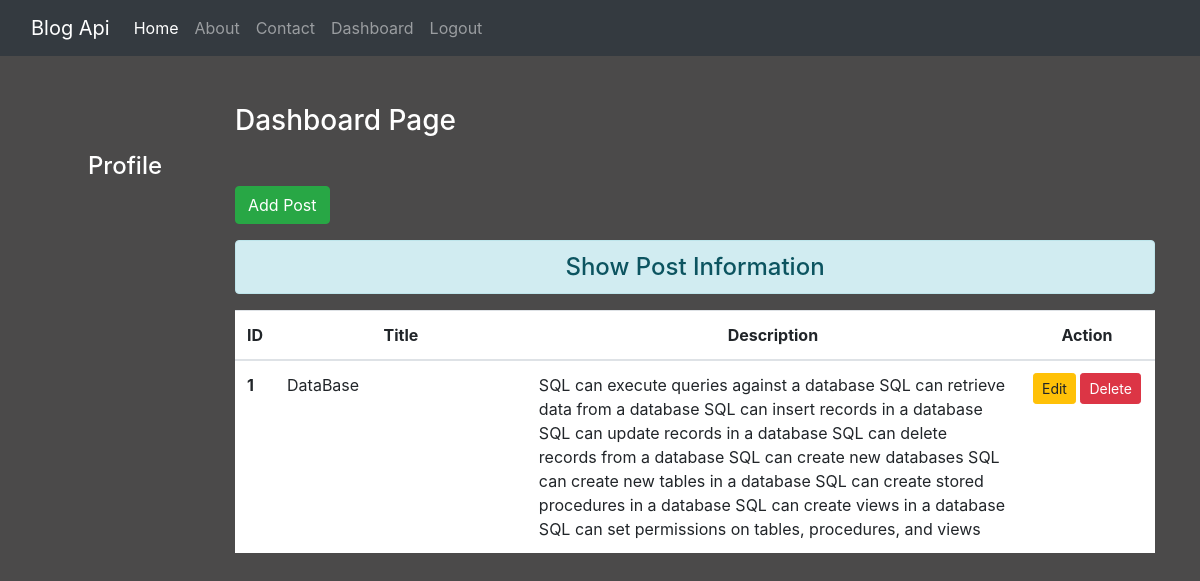
The page /dashboard/ (signed in) on the database its author committed.
### blog/models.py (models this page shows)
class Post(models.Model):
 title = models.CharField(max_length=150)
 desc = models.TextField()

### blog/views.py (the view)
# urls.py: path('dashboard/', views.dashboard, name='dashboard'),
def dashboard(request):
 if request.user.is_authenticated:
  posts = Post.objects.all()
  user = request.user
  full_name = user.get_full_name()
  gps = user.groups.all()
  return render(request, 'blog/dashboard.html', {'posts':posts, 'full_name':full_name, 'groups':gps})
 else:
  return HttpResponseRedirect('/login/')

### blog/templates/blog/dashboard.html (shortened to what this page needs)
{% extends 'blog/base.html' %}
{% load static %}
{% block side %}
<div class="col-sm-2 text-white my-5 text-center">
  <h4 class="my-5">Profile</h4>
</div>
{% endblock side %}
{% block content %}
<div class="col-sm-10">
 <h3 class="text-white my-5">Dashboard Page</h3>
 <a href="{% url 'addpost' %}" class="btn btn-success">Add Post</a>
 <h4 class="text-center alert alert-info mt-3">Show Post Information</h4>
  {% if posts %}
   <table class="table table-hover bg-white">
     <thead>
       <tr class="text-center">
         <th scope="col" style="width:2%">ID</th>
         <th scope="col" style="width:28%">Title</th>
         <th scope="col" style="width:55%">Description</th>
         <th scope="col" style="width:15%">Action</th>
       </tr>
     </thead>
     <tbody>
      {% for post in posts %}
       <tr>
         <th scope="row">{{post.id}}</th>
         <td>{{post.title}}</td>
         <td>{{post.desc}}</td>
         <td class="text-center">
          <a href="{% url 'updatepost' post.id %}" class="btn btn-warning btn-sm">Edit</a>
          {% if perms.blog.delete_post %}
          <form action="{% url 'deletepost' post.id %}" method="post" class="d-inline"> {% csrf_token %}
          <input type="submit" class="btn btn-danger btn-sm" value="Delete">
         </form>
         {% endif %}
         </td>
       </tr>
      {% endfor %}
     </tbody>
   </table>
  {% else %}
   <h4 class="text-center alert alert-warning">No Records</h4>
  {% endif %}
</div>
{% endblock content %}

### blog/static/blog/css/style.css (style rules this page uses)
body { background-color: rgb(75, 74, 74); color: antiquewhite; }

### rows shown on the page
Post: id "1", title "DataBase", desc "SQL can execute queries against a database SQL can retrieve data from a database SQL can insert records in a database SQL can update records in a database SQL can delete records from a database SQL can create new databases SQL can create new tables in a database SQL can create stored procedures in a database SQL can create views in a database SQL can set permissions on tables, procedures, and views"
